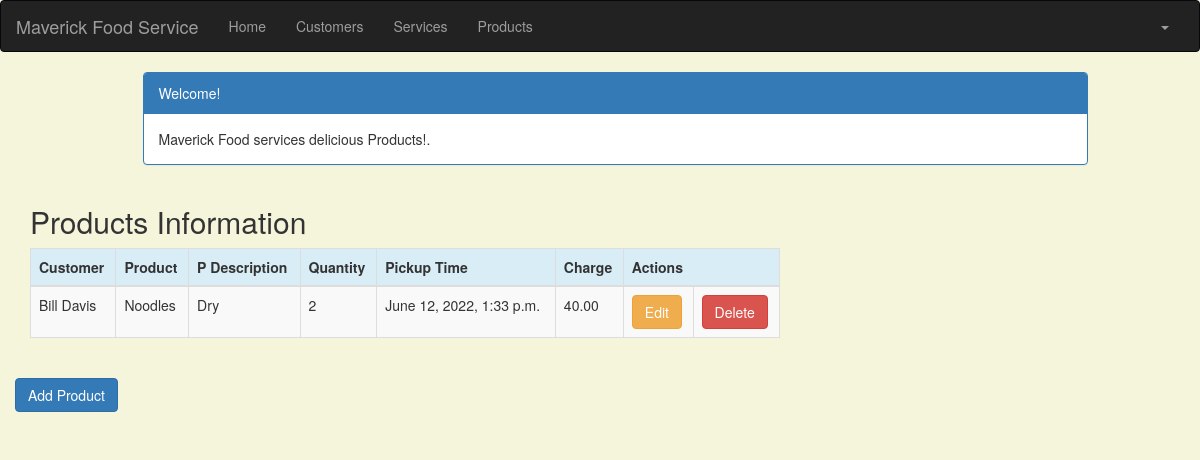
The page /product_list (signed in) on the database its author committed.
### crm/models.py (models this page shows, shortened)
class Product(models.Model):
                cust_name = models.ForeignKey(Customer, on_delete=models.CASCADE, related_name='products')
                product = models.CharField(max_length=100)
                p_description = models.TextField()
                quantity = models.IntegerField()
                pickup_time = models.DateTimeField(
                    default=timezone.now)
                charge = models.DecimalField(max_digits=10, decimal_places=2)
                created_date = models.DateTimeField(
                    default=timezone.now)
                updated_date = models.DateTimeField(auto_now_add=True)

class Customer(models.Model):
    cust_name = models.CharField(max_length=50)
    organization = models.CharField(max_length=100, blank=True)
    role = models.CharField(max_length=100)
    email = models.EmailField(max_length=100)
    bldgroom = models.CharField(max_length=100)
    address = models.CharField(max_length=200)
    account_number = models.IntegerField(blank=False, null=False)
    city = models.CharField(max_length=50)
    state = models.CharField(max_length=50)
    zipcode = models.CharField(max_length=10)
    phone_number = models.CharField(max_length=50)
    created_date = models.DateTimeField(
        default=timezone.now)
    updated_date = models.DateTimeField(auto_now_add=True)
    def __str__(self):
        return str(self.cust_name)

### crm/views.py (the view)
# urls.py: path('product_list', views.product_list, name='product_list'),
@login_required
def product_list(request):
   products = Product.objects.filter(created_date__lte=timezone.now())
   return render(request, 'crm/product_list.html', {'products': products})

### crm/templates/crm/product_list.html (shortened to what this page needs)
<!DOCTYPE html>
<html lang="en">
{% extends 'crm/base.html' %}
{% block content %}
    <head>
        <link rel="stylesheet" href="https://maxcdn.bootstrapcdn.com/bootstrap/3.3.4/css/bootstrap.min.css">
    </head>
    <body>
    <div class="container">
        <div class="row">
            <div class="col-md-10 col-md-offset-1">
                <div class="panel panel-primary">
                    <div class="panel-heading">Welcome!</div>
                    <div class="panel-body">
                        Maverick Food services delicious Products!.
                        </div>
                </div>
            </div>
        </div>
    </div>
    <div class="row">
        <h2 style="padding-left: 15Px">Products Information</h2>
    </div>
    <div>
        <table class="table table-striped table-bordered table-hover">
            <thead>
            <tr class="bg-info">
                <th>Customer</th>
                <th>Product</th>
                <th>P Description</th>
                <th>Quantity</th>
                <th>Pickup Time</th>
                <th>Charge</th>
                <th colspan="3">Actions</th>
            </tr>
            </thead>
            <tbody>
            {% for product in products %}
                <tr>
                    <td>{{ product.cust_name }}</td>
                    <td>{{ product.product }}</td>
                    <td>{{ product.p_description }}</td>
                    <td>{{ product.quantity }}</td>
                    <td>{{ product.pickup_time }}</td>
                    <td>{{ product.charge }}</td>
                <td><a href="{% url 'crm:product_edit' pk=product.pk %}"
                           class="btn btn-warning">Edit</a></td>
                    <td><a href="{% url 'crm:product_delete' pk=product.pk %}"
       onclick="return confirm('Are you sure you want to delete?')"
       class="btn btn-danger">Delete</a>
                    </td>
                </tr>
            {% endfor %}
            </tbody>
        </table>
    </div>
     <div class="row">
         <a href="{% url 'crm:product_new' %}" class="row"><span
                    class="btn btn-primary">Add Product</span></a>
     </div>
    </body>
{% endblock %}

### crm/templates/crm/product_list.html (style rules this page uses)
body { background-color: beige; }

### rows shown on the page
Product: cust_name "Bill Davis", product "Noodles", p_description "Dry", quantity "2", pickup_time "June 12, 2022, 1:33 p.m.", charge "40.00"
